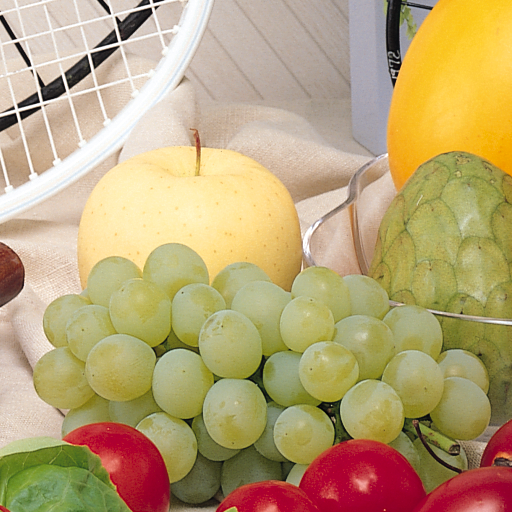
#> input picture LAB_1/fruits.png, 512 x 512 px
$ python LAB_1_BT23CSE095.py
#> lines starting #> are read from the running program, lines starting #| are printed output that depends on the picture; after the words box and inside, x2 and y2 are one past the last pixel; in counts of white or black regions, pixels touching at a corner belong together
#> further down, image is the input picture: shape (512, 512, 3); mean B, G, R 118.3, 163.3, 185.5
import cv2
import numpy as np


# ---------------------------------- FUNCTIONS BLOCK ---------------------------------- #
def rgb_to_grayscale(image):
    """
    Convert RGB image to grayscale using weighted formula based on human perception.
    """
    B = image[:, :, 0]
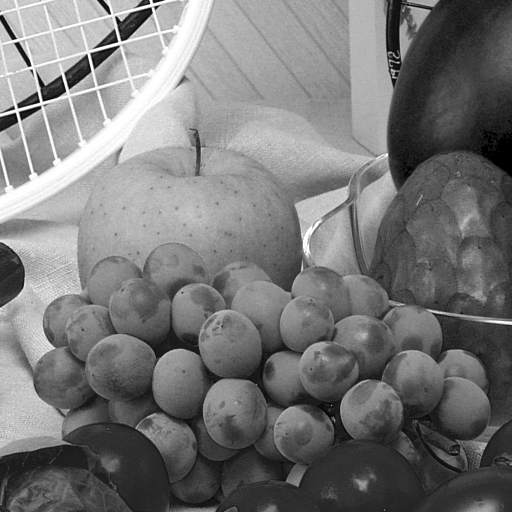
#> B: shape (512, 512); min 0, max 255, mean 118.3
    G = image[:, :, 1]
    R = image[:, :, 2]
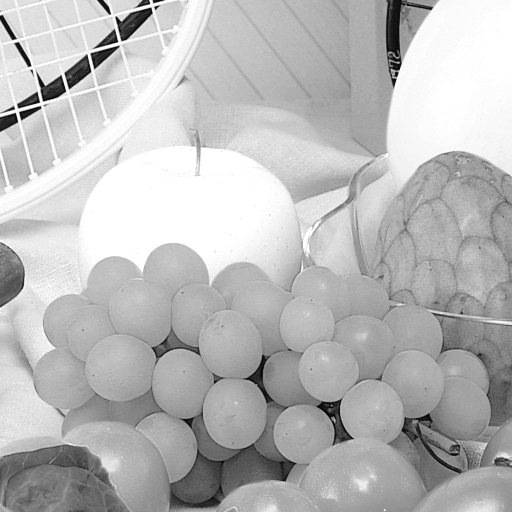
#> R: shape (512, 512); min 0, max 255, mean 185.5

    # Apply grayscale conversion formula
    gray = 0.114 * B + 0.587 * G + 0.299 * R
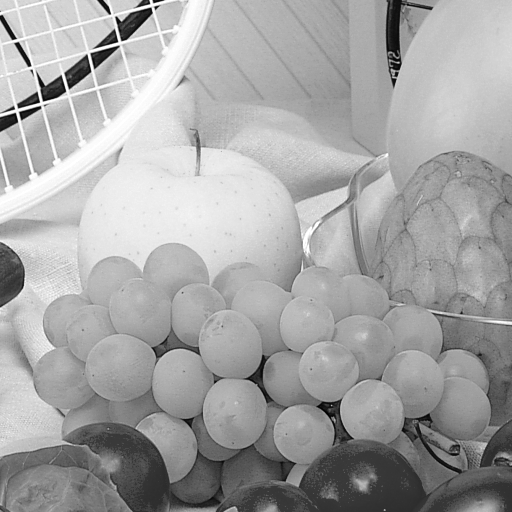
#> gray: shape (512, 512) float64; min 0, max 255, mean 164.8

    return gray.astype(np.uint8)


def rgb_to_bw(image, threshold=127):
    """
    Convert RGB image to black and white using manual thresholding.
    """
    B = image[:, :, 0]
    G = image[:, :, 1]
    R = image[:, :, 2]

    # Grayscale conversion
    gray = 0.114 * B + 0.587 * G + 0.299 * R
    gray = gray.astype(np.uint8)

    # Apply binary threshold
    bw = np.zeros_like(gray)
    bw[gray > threshold] = 255
    bw[gray <= threshold] = 0

    return bw


def extract_single_color(image, channel):
    """
    Return an image with only one color channel visible.
    channel: 'R', 'G', or 'B'
    """
    zeros = np.zeros_like(image[:, :, 0])
    if channel == 'R':
        return cv2.merge([zeros, zeros, image[:, :, 2]])
    elif channel == 'G':
        return cv2.merge([zeros, image[:, :, 1], zeros])
    elif channel == 'B':
        return cv2.merge([image[:, :, 0], zeros, zeros])
    else:
        raise ValueError("Channel must be 'R', 'G', or 'B'")


# ---------------------------------- MAIN BLOCK ---------------------------------- #

# Load the RGB image
image = cv2.imread('fruits.png')  # Replace with your image path

# Convert to grayscale
gray_image = rgb_to_grayscale(image)
cv2.imwrite('gray_image.jpg', gray_image)

# Convert to Black & White
bw_image = rgb_to_bw(image, threshold=127)
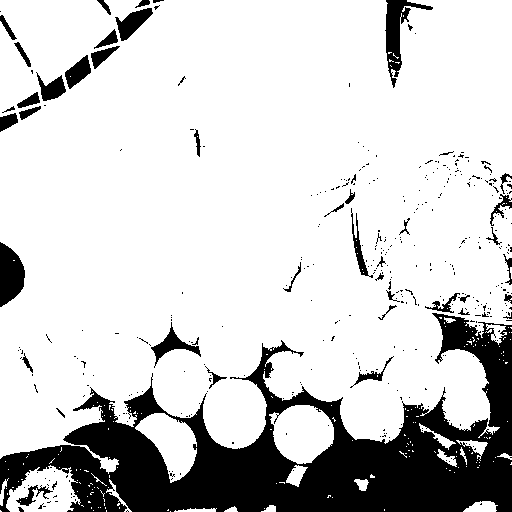
#> bw_image: shape (512, 512); 81.2% white; 390 black regions (347 under 20 px), largest, box (x1, y1, x2, y2) and area: (0, 313, 512, 512) 40224, (385, 0, 433, 88) 1250, (0, 242, 25, 307) 1154
cv2.imwrite('black_white.jpg', bw_image)

# Extract individual color channels
red_image = extract_single_color(image, 'R')
#> in extract_single_color, `return cv2.merge([zeros, zeros, image[:, :, 2]])`:
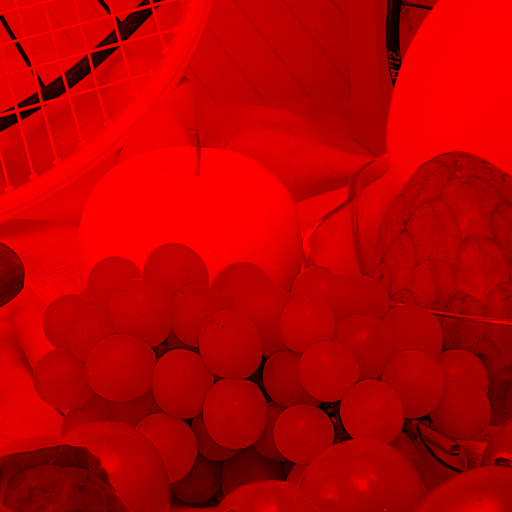
#> returned value: shape (512, 512, 3); mean of channels 0, 1, 2 0, 0, 185.5; drawn as B, G, R
green_image = extract_single_color(image, 'G')
#> call 2 of extract_single_color, with channel = 'G'
#> in extract_single_color (call 2), `return cv2.merge([zeros, image[:, :, 1], zeros])`:
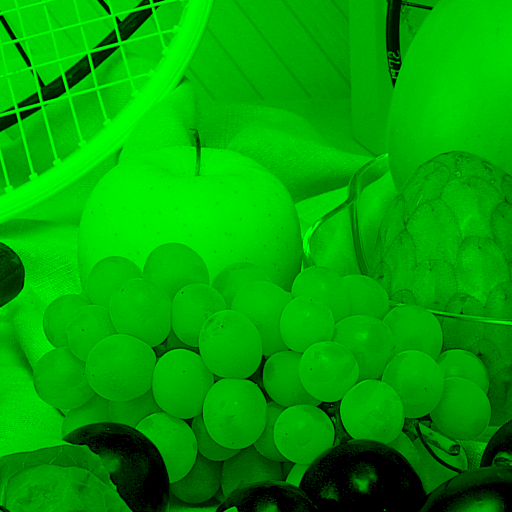
#> returned value: shape (512, 512, 3); mean of channels 0, 1, 2 0, 163.3, 0; drawn as B, G, R
blue_image = extract_single_color(image, 'B')
#> call 3 of extract_single_color, with channel = 'B'
#> in extract_single_color (call 3), `return cv2.merge([image[:, :, 0], zeros, zeros])`:
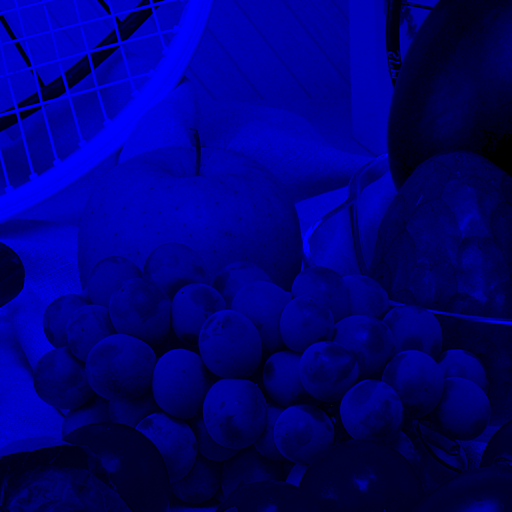
#> returned value: shape (512, 512, 3); mean of channels 0, 1, 2 118.3, 0, 0; drawn as B, G, R

# Save color channel images
cv2.imwrite('red.jpg', red_image)
cv2.imwrite('green.jpg', green_image)
cv2.imwrite('blue.jpg', blue_image)

# Display all results
cv2.imshow('Original Image', image)
cv2.imshow('Grayscale Image', gray_image)
cv2.imshow('Black and White', bw_image)
cv2.imshow('Red Channel', red_image)
cv2.imshow('Green Channel', green_image)
cv2.imshow('Blue Channel', blue_image)

cv2.waitKey(0)
cv2.destroyAllWindows()
